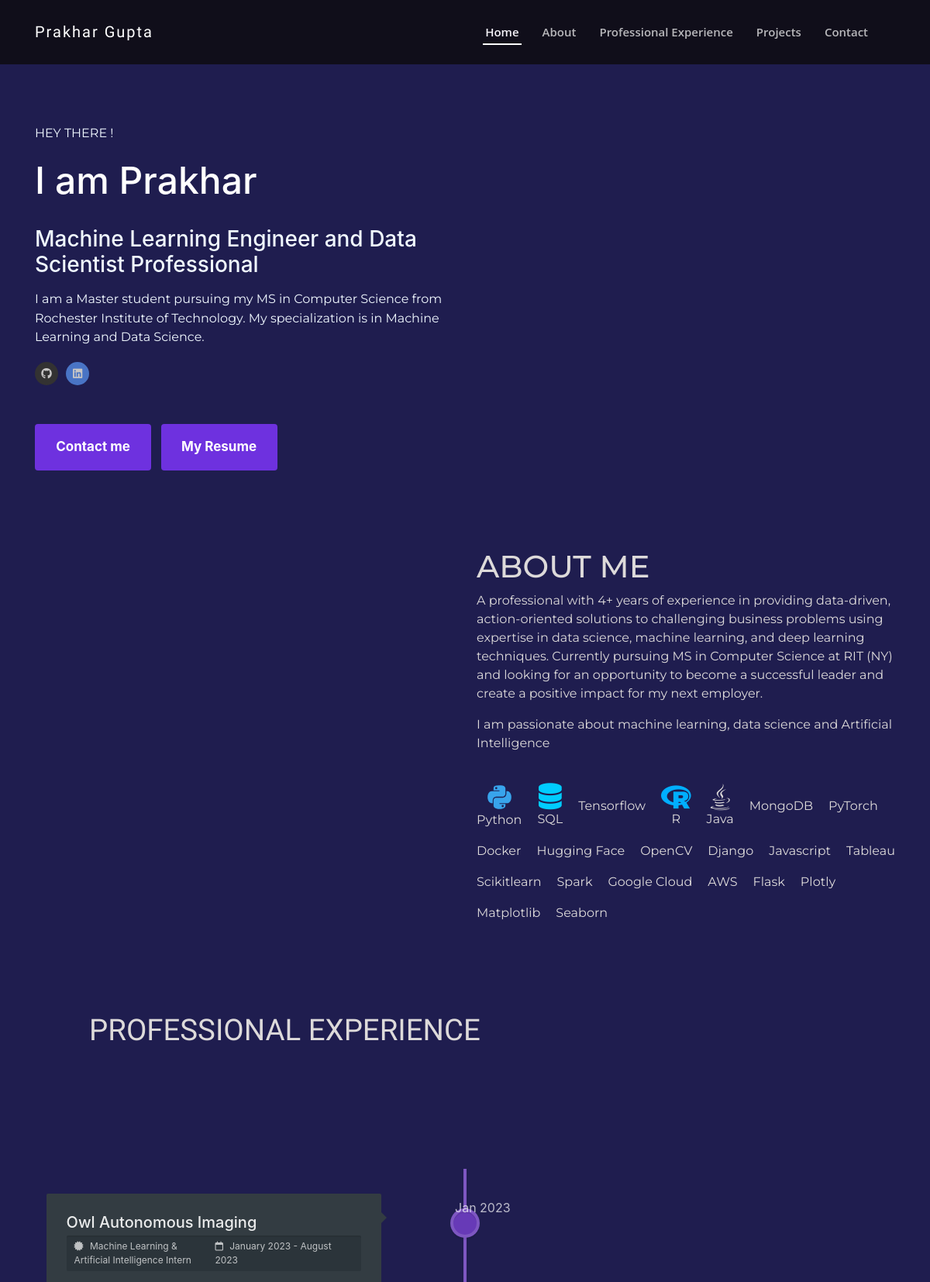
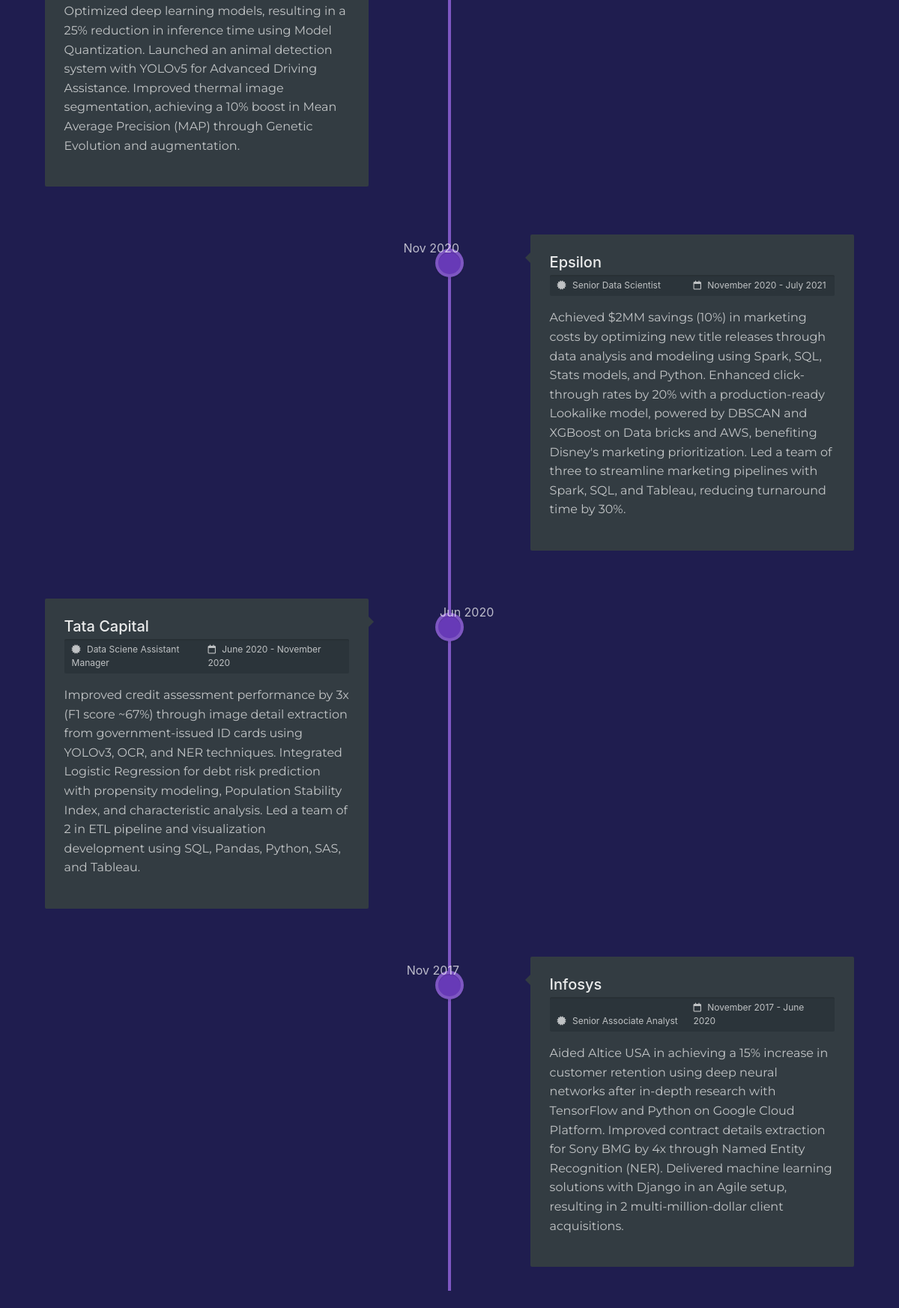
The page / (upper part) on the database its author committed (2 pictures, top to bottom).
### feeds/models.py (models this page shows, shortened)
class PersonalInformation(models.Model):
    name_complete = models.CharField(max_length=50, blank=True, null=True)
    avatar = models.URLField(blank=True, null=True)
    mini_about = models.TextField(blank=True, null=True)
    address = models.CharField(max_length=100, blank=True, null=True)
    phone = models.CharField(max_length=20, blank=True, null=True)
    email = models.EmailField(max_length=255, blank=True, null=True)
    cv = models.FileField(upload_to='cv', blank=True, null=True)
    github = models.URLField(blank=True, null=True)
    linkedin = models.URLField(blank=True, null=True)
    facebook = models.URLField(blank=True, null=True)
    twitter = models.URLField(blank=True, null=True)
    instagram = models.URLField(blank=True, null=True)
    mycv = models.URLField(blank=True, null=True)

class About(models.Model):
    title = models.CharField(max_length=20, blank=True, null=True)
    description1 = models.TextField(blank=False, null=True)
    description2 = models.TextField(blank=False, null=True)
    about_avatar = models.URLField(blank=True, null=True)

### feeds/views.py (the view)
# urls.py: path('',views.home_page,name="main_home" )
def home_page(request):
    myinfo = PersonalInformation.objects.all()
    myabout = About.objects.all()
    myskills = Projects.objects.all()
    skills = Skills.objects.all()
    context = {
        "info": myinfo,
        "about": myabout,
        "skills": myskills,
        "know": skills
    }
    return render(request, 'home_page.html', context)

### feeds/templates/home_page.html (shortened to what this page needs)
{% load static %}
<!DOCTYPE html>
<html lang="en">
<head>
      <link rel="stylesheet" href="https://unpkg.com/aos@next/dist/aos.css" />
    <link rel="stylesheet" href="https://code.ionicframework.com/ionicons/2.0.1/css/ionicons.min.css">
    <link rel="stylesheet" href="https://unicons.iconscout.com/release/v4.0.0/css/line.css">
    <link rel="stylesheet" href="https://allyoucan.cloud/cdn/icofont/1.0.1/icofont.css">
    <link href='https://cdn.jsdelivr.net/npm/boxicons@2.0.5/css/boxicons.min.css' rel='stylesheet'>
    <link rel="stylesheet" href="https://stackpath.bootstrapcdn.com/bootstrap/4.3.1/css/bootstrap.min.css">
    <link rel="stylesheet" href="{% static 'css/main.css' %}">
</head>
<body data-aos-easing="ease" data-aos-duration="1500" data-aos-delay="0">
    <header id="header" class="fixed-top ">
        <div class="container-fluid  navbur">
            <div class="navi">
                <div class="col-xl-9 d-flex align-items-center lefty">
                    <h1 class="logo mr-auto"><a href="#">Prakhar Gupta</a></h1>
                    <nav class="nav-menu d-none d-lg-block float-right">
                        <ul>
                            <li class="active"><a href="#home">Home</a></li>
                            <li><a href="#about">About</a></li>
                            <li><a href="#skills">Professional Experience</a></li>
                            <li><a href="#work">Projects</a></li>
                            <li><a href="#contact">Contact</a></li>
                        </ul>
                    </nav>
                </div>
            </div>
        </div>
    </header>
    <section class=" descript "  id="home">
        <div class="container ">
            <div class="small-container ">
                <div class="row">
                    <div class="col-md-6 initial-0 aos-init " data-aos="zoom-in" data-aos-delay="200">
                        <p id="hey">HEY THERE !</p>
                        {% for infor in info %}
                        <h1 id="name">I am <span>{{infor.name_complete}}</span> </h1>
                        <h3>Machine Learning Engineer and Data Scientist Professional</h3>
                        <p> {{infor.mini_about}}</p>
                        <div class="social">
                            <a href="{{infor.github}}"><i class="fa fa-github"></i>
                            </a>
                            <a href="{{infor.linkedin}}"><i class="fa-brands fa-linkedin" style="background: #4974c5"></i></a>
                        </div>
                        <div class="button">
                            <a href="mailto:{{infor.email}}"> <button class="main-button2">Contact me   </button></a>
                            <a class="main-button ml-2" href="{{infor.mycv}}" target="_blank" rel="noopener noreferrer"> <button id="btn2">My Resume </i>
                            </button></a>
                        </div>
                    </div>
                    <div class="col-md-6 initial-1 aos-init" data-aos="zoom-in" data-aos-delay="300">
                    </div>
                    {% endfor %}
                </div>
            </div>
        </div>
    </section>
    <section class="about its-me " id="about">
        <div class="container2">
            <div class="small-container2 ">
                <div class="row2 initial-3">
                    {% for aboutme in about %}
                    <div class="col-md-6 aos-init" data-aos="fade-up-right" data-aos-delay="700">
                    </div>
                    <div class="col-md-6 initial-4">
                        <div class="title aos-init" data-aos="zoom-in" data-aos-delay="200">
                            <h1>{{aboutme.title}}</h1>
                        </div>
                        <p data-aos="zoom-in" data-aos-delay="200" class="aos-init">{{aboutme.description1}}</p>
                        <p data-aos="zoom-in" data-aos-delay="200" class="aos-init">{{aboutme.description2}}</p>
                        <div class="icons aos-init" data-aos="zoom-in" data-aos-delay="300">
                                                        <div>
                                <ion-icon name="logo-python" style="color: #38a4ec;font-size:35px"></ion-icon>
                                <p>Python</p>
                            </div>
                            <div> <i class="fa fa-database"></i>
                                <p>SQL</p>
                            </div>
                            <div>
                                <p>Tensorflow</p>
                            </div>
                            <div> <i class="fab fa-r-project"></i>
                                <p>R</p>
                            </div>
                            <div>
                                <i class="fa-brands fa-java"></i>
                                <p>Java</p>
                            </div>
                            <div>
                                <p>MongoDB</p>
                            </div>
                            <div>
                                <p>PyTorch</p>
                            </div>
                            <div>
                                <p>Docker</p>
                            </div>
                            <div>
                                <p>Hugging Face</p>
                            </div>
                            <div>
                                <p>OpenCV</p>
                            </div>
                            <div>
                                <p>Django</p>
                            </div>
                            <div>
                                <p>Javascript</p>
                            </div>
                            <div>
                                <p>Tableau</p>
                            </div>
                            <div>
                                <p>Scikitlearn</p>
                            </div>
                            <div>
                                <p>Spark</p>
                            </div>
                            <div>
                                <p>Google Cloud</p>
                            </div>
                            <div>
                                <p>AWS</p>
                            </div>
                            <div>
                                <p>Flask</p>
                            </div>
                            <div>
                                <p>Plotly</p>
                            </div>
                            <div>
                                <p>Matplotlib</p>
                            </div>
                            <div>
                                <p>Seaborn</p>
                            </div>
                        </div>
                        {% endfor %}
                    </div>
                </div>
            </div>
        </div>
        <article>
            <div class="container skills" id="skills">
                <div class="small-container">
                    <div class="row9">
                        <div class="col-md-10 initial-5">
                            <div class="title">
                                <h1 class="">PROFESSIONAL EXPERIENCE</h1>
                            </div>
                        </div>
                    </div>
                </div>
            </div>
        <section id="cd-timeline" class="cd-container">
            <div class="cd-timeline-block">
              <div class="cd-timeline-img cd-picture">
              </div>
              <div class="cd-timeline-content" data-aos="zoom-in" data-aos-delay="100">
                <h2>Owl Autonomous Imaging</h2>
                <div class="timeline-content-info">
                  <span class="timeline-content-info-title">
                    <i class="fa fa-certificate" aria-hidden="true"></i>
                    Machine Learning & Artificial Intelligence Intern
                  </span>
                  <span class="timeline-content-info-date">
                    <i class="fa fa-calendar-o" aria-hidden="true"></i>
                    January 2023 - August 2023
                  </span>
                </div>
                <p>
                    Optimized deep learning models, resulting in a 25% reduction in inference time using Model Quantization. Launched an animal detection system with YOLOv5 for Advanced Driving Assistance. Improved thermal image segmentation, achieving a 10% boost in Mean Average Precision (MAP) through Genetic Evolution and augmentation.</p>
                    <span class="cd-date">Jan 2023</span>
              </div>
            </div>
            <div class="cd-timeline-block" data-aos="zoom-in" data-aos-delay="150">
              <div class="cd-timeline-img cd-movie">
              </div>
              <div class="cd-timeline-content">
                <h2>Epsilon</h2>
                <div class="timeline-content-info">
                    <span class="timeline-content-info-title">
                      <i class="fa fa-certificate" aria-hidden="true"></i>
                      Senior Data Scientist
                    </span>
                    <span class="timeline-content-info-date">
                        <i class="fa fa-calendar-o" aria-hidden="true"></i>
                        November 2020 - July 2021
                      </span>
                    </div>
                <p>Achieved $2MM savings (10%) in marketing costs by optimizing new title releases through data analysis and modeling using Spark, SQL, Stats models, and Python.
                    Enhanced click-through rates by 20% with a production-ready Lookalike model, powered by DBSCAN and XGBoost on Data bricks and AWS, benefiting Disney's marketing prioritization.
                    Led a team of three to streamline marketing pipelines with Spark, SQL, and Tableau, reducing turnaround time by 30%. </p>
                <span class="cd-date">Nov 2020</span>
              </div>
            </div>
            <div class="cd-timeline-block" data-aos="zoom-in" data-aos-delay="200">
              <div class="cd-timeline-img cd-picture">
              </div>
              <div class="cd-timeline-content">
                <h2>Tata Capital</h2>
                <div class="timeline-content-info">
                    <span class="timeline-content-info-title">
                      <i class="fa fa-certificate" aria-hidden="true"></i>
                      Data Sciene Assistant Manager
                    </span>
                    <span class="timeline-content-info-date">
                        <i class="fa fa-calendar-o" aria-hidden="true"></i>
                        June 2020 - November 2020
                      </span>
                    </div>
                <p>
                    Improved credit assessment performance by 3x (F1 score ~67%) through image detail extraction from government-issued ID cards using YOLOv3, OCR, and NER techniques. Integrated Logistic Regression for debt risk prediction with propensity modeling, Population Stability Index, and characteristic analysis. Led a team of 2 in ETL pipeline and visualization development using SQL, Pandas, Python, SAS, and Tableau. </p>
                <span class="cd-date">Jun 2020</span>
              </div>
            </div>
            <div class="cd-timeline-block">
              <div class="cd-timeline-img cd-location">
              </div>
              <div class="cd-timeline-content" data-aos="zoom-in" data-aos-delay="250">
                <h2>Infosys</h2>
                <div class="timeline-content-info">
                    <span class="timeline-content-info-title">
                      <i class="fa fa-certificate" aria-hidden="true"></i>
                      Senior Associate Analyst
                    </span>
                    <span class="timeline-content-info-date">
                        <i class="fa fa-calendar-o" aria-hidden="true"></i>
                        November 2017 - June 2020
                      </span>
                    </div>
                <p>
                    Aided Altice USA in achieving a 15% increase in customer retention using deep neural networks after in-depth research with TensorFlow and Python on Google Cloud Platform.
Improved contract details extraction for Sony BMG by 4x through Named Entity Recognition (NER).
Delivered machine learning solutions with Django in an Agile setup, resulting in 2 multi-million-dollar client acquisitions.
</p>
                <span class="cd-date">Nov 2017</span>
              </div>
            </div>
          </section>
        </article>
    </section>
</body>
</html>

### rows shown on the page
PersonalInformation: name_complete "Prakhar", mini_about "I am a Master student pursuing my MS in Computer Science from Rochester Institute of Technology. My specialization is in Machine Learning and Data Science."
About: title "ABOUT ME", description1 "A professional with 4+ years of experience in providing data-driven, action-oriented solutions to challenging business problems using expertise in data science, machine learning, and deep learning techniques. Currently pursuing MS in Computer Science at RIT (NY) and looking for an opportunity to become a successful leader and create a positive impact for my next employer.", description2 "I am passionate about machine learning, data science and Artificial Intelligence"
